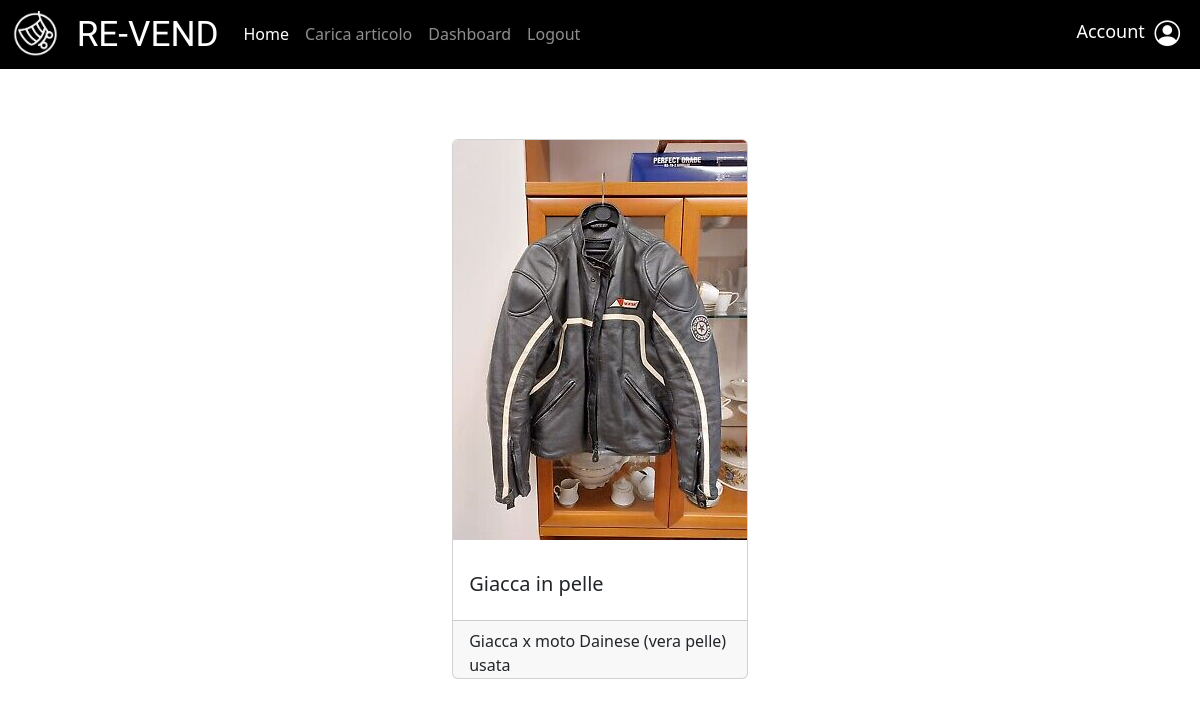
Page /pages/profile/profile.php (signed in) on the committed database.
### tables this page shows
CREATE TABLE `oggetto` (
  `IDogg` int(11) NOT NULL,
  `NomeOggetto` varchar(50) DEFAULT NULL,
  `Foto` varchar(255) DEFAULT NULL,
  `Descrizione` varchar(255) DEFAULT NULL,
  `IDCategoria` int(11) DEFAULT NULL,
  `IdUtente` int(11) DEFAULT NULL,
  `StatoOggetto` tinyint(1) DEFAULT 0
);

### pages/profile/profile.php (the view, shortened to what this page needs)
<?php
  include('../../php/script.php');
?>
<!DOCTYPE html>
<html lang="en">
  <head>
    <link rel="stylesheet" href="css/style.css">
    <link rel="stylesheet" href="https://cdnjs.cloudflare.com/ajax/libs/bootstrap-icons/1.10.3/font/bootstrap-icons.min.css">
    <link href="https://cdn.jsdelivr.net/npm/bootstrap@5.3.3/dist/css/bootstrap.min.css" rel="stylesheet">
    <link rel="stylesheet" href="../../css/style.css">
  </head>
<body>
  <nav class="navbar navbar-expand-lg navbar navbar-dark bg-dark bg-black">
        <div class="container-fluid">
          <img src="../../images/tondoo.png"class="logoNavbar">
          <div class="titolonav">
            <a  class="titolo" href="../../index.php">RE-VEND</a>
          </div>
          <div class="collapse navbar-collapse" id="navbarSupportedContent">
            <ul class="navbar-nav me-auto mb-2 mb-lg-0">
              <a class="nav-link active" aria-current="page" href="../../index.php">Home</a>
              <a class="nav-link" href="../upload/uploadPage.php">Carica articolo</a>
              <a class="nav-link" href="../dashboard/dashboard.php">Dashboard</a>
              <a class="nav-link" href="../../php/logout/scriptlogout.php">Logout</a>
            </ul>
            <div class="p1">
              <p class="prof">Account</p>
            </div>
            <div class="p2 me-2">
              <a href="" class="iconaprof"><i class="bi bi-person-circle" ></i></a>
            </div>
          </div>
        </div>
    </nav>
   <div class="container">
    <div class="container boxx">
        <br>
    </div>
    <div class="row row-cols-1 row-cols-md-3 g-4" id="rowina">
      <?php
        $sql = "SELECT IDogg, NomeOggetto, Foto, Descrizione, Nome, utente.Email, utente.Password, utente.ID FROM oggetto JOIN utente ON oggetto.IdUtente = utente.ID";
        $result = $conn->query($sql);
        if ($result->num_rows > 0) {
          while($COLONNA = $result->fetch_assoc()) {
            if($_SESSION['email'] == $COLONNA['Email']){
      ?>
              <div class="col-lg-5 col-md-6 pippo">
                  <div class="card o">
                    <img src="../../<?php echo $COLONNA['Foto'] ?>" >
                      <div class="card-body">
                      </div>
                      <div>
                        <h5 class=" ms-3 mb-4"><?php echo $COLONNA['NomeOggetto'] ?></h5>
                      </div>
                    <div class="card-footer">
                    <p class="card-text"><?php echo $COLONNA['Descrizione'] ?></p>
                    </div>
                  </div>
                </div>
      <?php
            }
          }
        }
        else {
          echo "0 results";
        }
      ?>
                        </div>
                        <br>
                  </div>
   </body>
</html>

### css/style.css (style rules this page uses)
.titolo { font-family: "Days One", sans-serif; font-size: 220%; color: white; text-decoration: none; margin-left: 10%; }
.titolonav { width: 15%; }
.logoNavbar { width: 4%; }
.prof { color: white; font-size: large; }
#rowina { display: flex; justify-content: center; align-items: center; margin-top: 2%; margin-left: 2%; margin-right: 2%; }
.o { margin: auto; margin-bottom: 20%; height: 90%; width: 70%; overflow: hidden; }
.o img { flex-shrink: 0; width: 100%; height: 400px; object-fit: cover; }
.pippo { height: 600px; margin-bottom: 4%; }
.iconaprof { color: white; font-size: 160%; }
.p1 { margin-top: 1%; margin-right: 1%; }
.boxx { text-align: center; }
a { text-shadow: 0px 0px 3px rgba(117, 117, 117, 0.12); color: black; text-decoration: none }

### rows in the picture
oggetto: Foto (picture), NomeOggetto "Giacca in pelle", Descrizione "Giacca x moto Dainese (vera pelle) usata"
